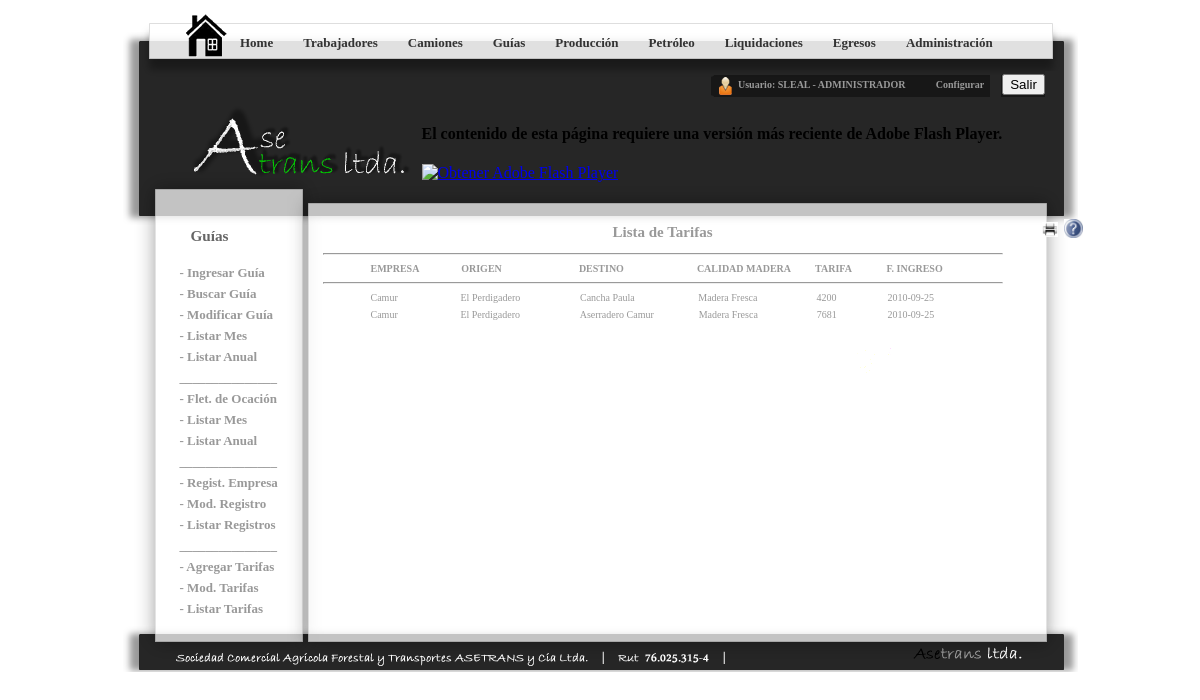
/Proyecto/pages/guias/tarifa.listar.php (signed in), run on the app's committed database.
### tables this page shows
CREATE TABLE IF NOT EXISTS `tarifa` (
  `Id` int(11) NOT NULL auto_increment,
  `Empresa` varchar(50) NOT NULL,
  `Origen` varchar(300) NOT NULL,
  `Destino` varchar(300) NOT NULL,
  `Calidad_Madera` varchar(100) NOT NULL,
  `Tarifa` varchar(100) NOT NULL,
  `Fecha_Ingreso` date NOT NULL,
  `Estado` varchar(30) NOT NULL,
  `Modificacion_Usuario` varchar(30) NOT NULL,
  `Fecha_Modificacion` date NOT NULL,
  PRIMARY KEY  (`Id`)
);

### Proyecto/pages/guias/tarifa.listar.php (the view, shortened to what this page needs)
<!DOCTYPE html PUBLIC "-//W3C//DTD XHTML 1.0 Transitional//EN" "http://www.w3.org/TR/xhtml1/DTD/xhtml1-transitional.dtd">
<html xmlns="http://www.w3.org/1999/xhtml">
<head>
<link href="../../css/stylemcontenido.css" rel="stylesheet" type="text/css" />
<link type='text/css' href='../../css/osx.css' rel='stylesheet' media='screen' />
</head>
<body>
<div id="apDiv5"><strong><a href='#' class='osx'><img src="../../images/interrogacion.jpg" width="19" height="19" /></a></strong></div>
<div id="apDiv1"><a href="#" onClick="impre('contenido');return false"><img src="../../images/impresora.jpg" width="16" height="15" /></a></div>
<div id="contenedorgeneral">
  <div id="menugeneral">
    <ul>
      <li><a href="../../principal.php" title="">Home</a></li>
      <li><a href="../../trabajadores.php" title="Categoria SudMenu 'Trabajadores'">Trabajadores</a></li>
      <li><a href="../../camiones.php" title="Categoria SudMenu 'Camiones'">Camiones</a></li>
      <li><a href="../../guias.php" title="Categoria SudMenu 'Guías'">Guías</a></li>
      <li><a href="../../produccion.php" title="Categoria SudMenu 'Producción'">Producción</a></li>
      <li><a href="../../petroleo.php" title="Categoria SudMenu 'Petróleo'">Petróleo</a></li>
      <li><a href="../../pago.php" title="Categoria SudMenu 'Liquidaciones y Anticipos'">Liquidaciones</a></li>
      <li><a href="../../egresos.php" title="Categoria SudMenu 'Egresos'">Egresos</a></li>
      <? if($_SESSION[Cargo]=='SUPERVISOR' or $_SESSION[Cargo]=='ADMINISTRADOR'){  ?>
      <li><a href="../../administracion.php" title="Administración del Sitio">Administración</a></li>
	  <? } ?>
    </ul>
  </div>
   <div id="usuario">
    <table width="315" border="0" align="center">
      <tr>
        <td width="182">Usuario: <? echo "".$_SESSION['Nick']." - ".$_SESSION['Cargo']."";?></td>
        <td width="72" align="center"><a href="../../configurar.php">Configurar</a></td>
        <td width="47" align="center"><a href="index.php" target="_parent">
          <input type="submit" name="button" id="button" value="Salir" />
        </a></td>
      </tr>
    </table>
  </div>
  <div id="animacion">
    <object id="FlashID" classid="clsid:D27CDB6E-AE6D-11cf-96B8-444553540000" width="595" height="95">
      <object type="application/x-shockwave-flash" data="../../asetrans.swf" width="595" height="95">
        <div>
          <h4>El contenido de esta página requiere una versión más reciente de Adobe Flash Player.</h4>
          <p><a href="http://www.adobe.com/go/getflashplayer"><img src="http://www.adobe.com/images/shared/download_buttons/get_flash_player.gif" alt="Obtener Adobe Flash Player" width="112" height="33" /></a></p>
        </div>
      </object>
    </object>
  </div>
  <div id="cuerpoleft">
    <div id="manulateral">
     <h3><center> Guías
    </center></h3>
      <ul>
        <li><a href="guias.registro.php" title="Ingresar Nueva Guía">- Ingresar Guía</a></li>
        <li><a href="guias.buscar.php" title="Buscar Datos de Guía"><b>- Buscar Guía</b></a></li>
        <li><a href="guias.modificar.php" title="Modificar Datos de Guía">- Modificar Guía</a></li>
        <li><a href="guias.listar.php" title="Listar Guías por Mes">- Listar Mes</a></li>
        <li><a href="guias.listar.anual.php" title="Listar Guías del Año">- Listar Anual</a></li>
		<li><a href="#" title="">_______________</a></li>
		<li><a href="fletes.registro.php" title="Ingresar Fletes de Ocación">- Flet. de Ocación</a></li>
		<li><a href="fletes.mensual.php" title="Listar Fletes de Ocación por Mes">- Listar Mes</a></li>
		<li><a href="fletes.anual.php" title="Listar Fletes de Ocación del Año">- Listar Anual</a></li>
		<li><a href="#" title="">_______________</a></li>
		<li><a href="empresa.registro.php" title="Registrar Empresa">- Regist. Empresa</a></li>
		<li><a href="empresa.modificar.php" title="Modificar Empresa Registrada">- Mod. Registro</a></li>
		<li><a href="empresa.listar.php" title="Listar Información de Empresas">- Listar Registros</a></li>
		<li><a href="#" title="">_______________</a></li>
		<li><a href="tarifa.registro.php" title="Agregar Tarifas de Transporte">- Agregar Tarifas</a></li>
		<li><a href="tarifa.modificar.php" title="Modificar Registros de Tarifas">- Mod. Tarifas</a></li>
		<li><a href="tarifa.listar.php" title="Listar Tarifas de Transporte">- Listar Tarifas</a></li>
      </ul>
    </div>
    <div id="contenido" align="center">
<font size="1">
    <h2>Lista de  Tarifas    </h2>
    <p>
      <?php
	$conexion=Conectarse();
	echo "<hr>";
	echo "<b><font face='Times New Roman' size='1'><table width='590' border='0' align='center'>
  <tr><td width='90'>EMPRESA</td><td width='120'>ORIGEN</td><td width='120'>DESTINO</td><td width='120'>CALIDAD MADERA</td><td width='70'>TARIFA</td><td width='70'>F. INGRESO</td></tr></table></font></b>";
	echo "<hr>";
		$sql="select * from tarifa where Estado='ACTIVO' order by Empresa asc";
		$respuesta=mysql_query($sql,$conexion);
		while($row=mysql_fetch_array($respuesta))
		{
			echo "<table width='590' border='0' align='center'><tr><td width='90'>".$row["Empresa"]."</td><td width='120'>".$row[            "Origen"]."</td><td width='120'>".$row["Destino"]."</td><td width='120'>".$row["Calidad_Madera"]."</td><td width='70'>".            $row["Tarifa"]."</td><td width='70'>".$row["Fecha_Ingreso"]."</td></tr></table>";
		}
?>
    </p>
    </div>
  </div>
</div>
</body>
</html>

### Proyecto/css/stylemcontenido.css (style rules this page uses)
#contenedorgeneral { height: 662px; width: 955px; margin-right: auto; margin-left: auto; background-image: url(../images/muestra_contenido.png); background-repeat: no-repeat; clear: both; margin-top: auto; margin-bottom: auto; }
#animacion { float: right; height: 100px; width: 600px; margin-top: 1.3em; margin-right: 3.5em; clear: both; }
#menugeneral { height: 35px; width: 840px; margin-right: auto; margin-left: auto; margin-top: 0.8em; padding-top:0.4em; text-decoration: none; font: Georgia, "Times New Roman", Times, serif; font-size: 13px; font-weight: bold; clear: both; }
#menugeneral a { text-decoration: none; color: #333; }
#menugeneral ul { list-style: none; line-height: normal; }
#cuerpoleft { clear: none; float: left; height: 400px; width: 880px; margin-top: 0.5em; padding-right: 3.7em; padding-left: 0em; }
#menugeneral li { float: left; padding: 6px 10px 0 20px; }
#contenido { float: right; width: 680px; padding-left: 3em; font:"Times New Roman", Times, serif; font-size: 13px; color: #999; overflow:hidden; height:430px; }
#manulateral { float: left; width: 140px; height: 400px; padding-left: 1.3em; font-size:13px; font-weight: bold; font: "Times New Roman", Times, serif; color: #666; }
#manulateral a { text-decoration: none; color:#999; }
#manulateral ul { list-style: none; line-height: normal; }
#manulateral li { float: left; padding: 5px 1px 0 0px; }
#usuario { float: right; height: 12px; width: 330px; padding-top: 2em; padding-right: 2em; font:Georgia, "Times New Roman", Times, serif; font-weight:bold; color: #999; font-size: 10px; }
#usuario a { text-decoration: none; color: #999; }
#apDiv1 { position:absolute; left:1042px; top:222px; width:23px; height:29px; z-index:3; }
#apDiv5 { position:absolute; left:1064px; top:219px; width:27px; height:25px; z-index:1; color:#000 }

### data on the page
tarifa: Empresa "Camur", Origen "El Perdigadero", Destino "Cancha Paula", Calidad_Madera "Madera Fresca", Tarifa "4200", Fecha_Ingreso "2010-09-25"
tarifa: Empresa "Camur", Origen "El Perdigadero", Destino "Aserradero Camur", Calidad_Madera "Madera Fresca", Tarifa "7681", Fecha_Ingreso "2010-09-25"

### other printed values
$_SESSION['Nick'] "SLEAL"
$_SESSION['Cargo'] "ADMINISTRADOR"
